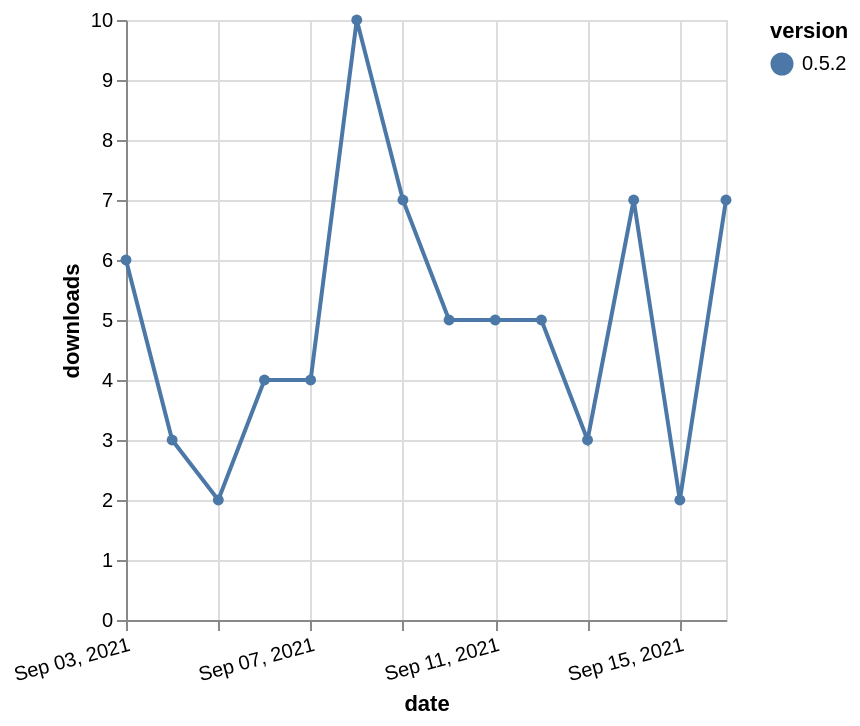

This figure's Vega-Lite source:
### Vega-Lite specification from a JSON file in a GitHub repository (floating-point values rounded to 4 significant figures)
{"$schema": "https://vega.github.io/schema/vega-lite/v5.json", "description": "A simple bar chart with embedded data.", "data": {"values": [{"date": "2021-09-03", "total": 11015, "delta": 6, "version": "0.5.2"}, {"date": "2021-09-04", "total": 11018, "delta": 3, "version": "0.5.2"}, {"date": "2021-09-05", "total": 11020, "delta": 2, "version": "0.5.2"}, {"date": "2021-09-06", "total": 11024, "delta": 4, "version": "0.5.2"}, {"date": "2021-09-07", "total": 11028, "delta": 4, "version": "0.5.2"}, {"date": "2021-09-08", "total": 11038, "delta": 10, "version": "0.5.2"}, {"date": "2021-09-09", "total": 11045, "delta": 7, "version": "0.5.2"}, {"date": "2021-09-10", "total": 11050, "delta": 5, "version": "0.5.2"}, {"date": "2021-09-11", "total": 11055, "delta": 5, "version": "0.5.2"}, {"date": "2021-09-12", "total": 11060, "delta": 5, "version": "0.5.2"}, {"date": "2021-09-13", "total": 11063, "delta": 3, "version": "0.5.2"}, {"date": "2021-09-14", "total": 11070, "delta": 7, "version": "0.5.2"}, {"date": "2021-09-15", "total": 11072, "delta": 2, "version": "0.5.2"}, {"date": "2021-09-16", "total": 11079, "delta": 7, "version": "0.5.2"}]}, "width": "container", "mark": {"type": "line", "point": {"filled": true}}, "encoding": {"x": {"field": "date", "type": "temporal", "timeUnit": "yearmonthdate", "title": "date", "axis": {"labelAngle": -15}}, "y": {"field": "delta", "type": "quantitative", "title": "downloads"}, "color": {"field": "version", "type": "nominal"}, "tooltip": {"field": "delta"}}}
